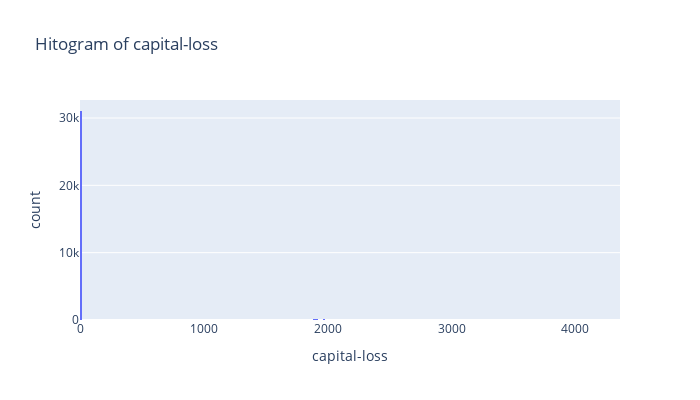
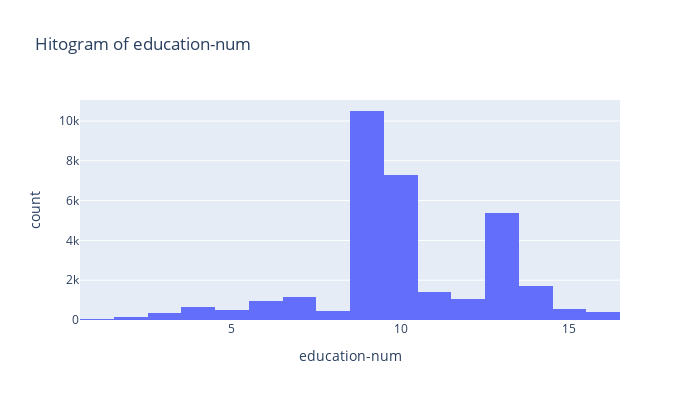
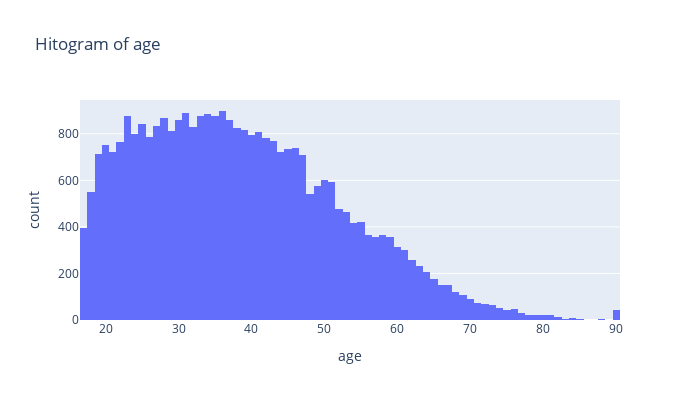
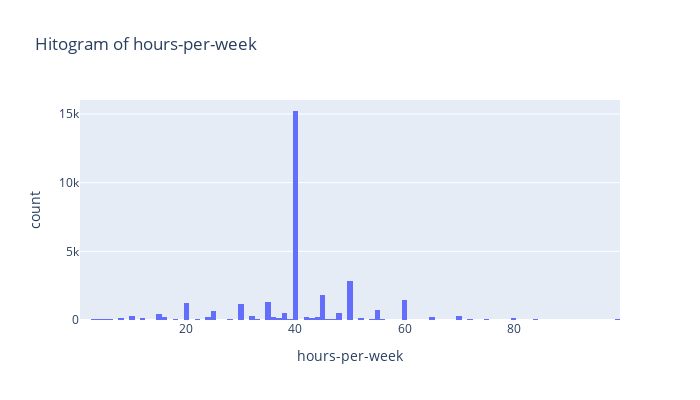

Notebook code for these charts, in order:
### Code cell
for col_name in numerical_columns:
    numerical_hist_plot(data_raw, col_name)

### Figure 1 — Plotly figure (JSON) as saved in the notebook; plotly's stock layout.template omitted (floating-point values rounded to 4 significant figures; data arrays with more than 128 entries replaced by an {"elided": "..."} marker saying what was removed)
{"data": [{"alignmentgroup": "True", "bingroup": "x", "hovertemplate": "capital-loss=%{x}<br>count=%{y}<extra></extra>", "legendgroup": "", "marker": {"color": "#636efa", "pattern": {"shape": ""}}, "name": "", "offsetgroup": "", "orientation": "v", "showlegend": false, "type": "histogram", "x": {"elided": "32561 int values"}, "xaxis": "x", "yaxis": "y"}], "layout": {"barmode": "relative", "height": 400, "legend": {"tracegroupgap": 0}, "title": {"text": "Hitogram of capital-loss"}, "width": 700, "xaxis": {"anchor": "y", "domain": [0, 1], "title": {"text": "capital-loss"}}, "yaxis": {"anchor": "x", "domain": [0, 1], "title": {"text": "count"}}}}

### Figure 2 — Plotly figure (JSON) as saved in the notebook; plotly's stock layout.template omitted (floating-point values rounded to 4 significant figures; data arrays with more than 128 entries replaced by an {"elided": "..."} marker saying what was removed)
{"data": [{"alignmentgroup": "True", "bingroup": "x", "hovertemplate": "education-num=%{x}<br>count=%{y}<extra></extra>", "legendgroup": "", "marker": {"color": "#636efa", "pattern": {"shape": ""}}, "name": "", "offsetgroup": "", "orientation": "v", "showlegend": false, "type": "histogram", "x": {"elided": "32561 int values"}, "xaxis": "x", "yaxis": "y"}], "layout": {"barmode": "relative", "height": 400, "legend": {"tracegroupgap": 0}, "title": {"text": "Hitogram of education-num"}, "width": 700, "xaxis": {"anchor": "y", "domain": [0, 1], "title": {"text": "education-num"}}, "yaxis": {"anchor": "x", "domain": [0, 1], "title": {"text": "count"}}}}

### Figure 3 — Plotly figure (JSON) as saved in the notebook; plotly's stock layout.template omitted (floating-point values rounded to 4 significant figures; data arrays with more than 128 entries replaced by an {"elided": "..."} marker saying what was removed)
{"data": [{"alignmentgroup": "True", "bingroup": "x", "hovertemplate": "age=%{x}<br>count=%{y}<extra></extra>", "legendgroup": "", "marker": {"color": "#636efa", "pattern": {"shape": ""}}, "name": "", "offsetgroup": "", "orientation": "v", "showlegend": false, "type": "histogram", "x": {"elided": "32561 int values"}, "xaxis": "x", "yaxis": "y"}], "layout": {"barmode": "relative", "height": 400, "legend": {"tracegroupgap": 0}, "title": {"text": "Hitogram of age"}, "width": 700, "xaxis": {"anchor": "y", "domain": [0, 1], "title": {"text": "age"}}, "yaxis": {"anchor": "x", "domain": [0, 1], "title": {"text": "count"}}}}

### Figure 4 — Plotly figure (JSON) as saved in the notebook; plotly's stock layout.template omitted (floating-point values rounded to 4 significant figures; data arrays with more than 128 entries replaced by an {"elided": "..."} marker saying what was removed)
{"data": [{"alignmentgroup": "True", "bingroup": "x", "hovertemplate": "hours-per-week=%{x}<br>count=%{y}<extra></extra>", "legendgroup": "", "marker": {"color": "#636efa", "pattern": {"shape": ""}}, "name": "", "offsetgroup": "", "orientation": "v", "showlegend": false, "type": "histogram", "x": {"elided": "32561 int values"}, "xaxis": "x", "yaxis": "y"}], "layout": {"barmode": "relative", "height": 400, "legend": {"tracegroupgap": 0}, "title": {"text": "Hitogram of hours-per-week"}, "width": 700, "xaxis": {"anchor": "y", "domain": [0, 1], "title": {"text": "hours-per-week"}}, "yaxis": {"anchor": "x", "domain": [0, 1], "title": {"text": "count"}}}}
